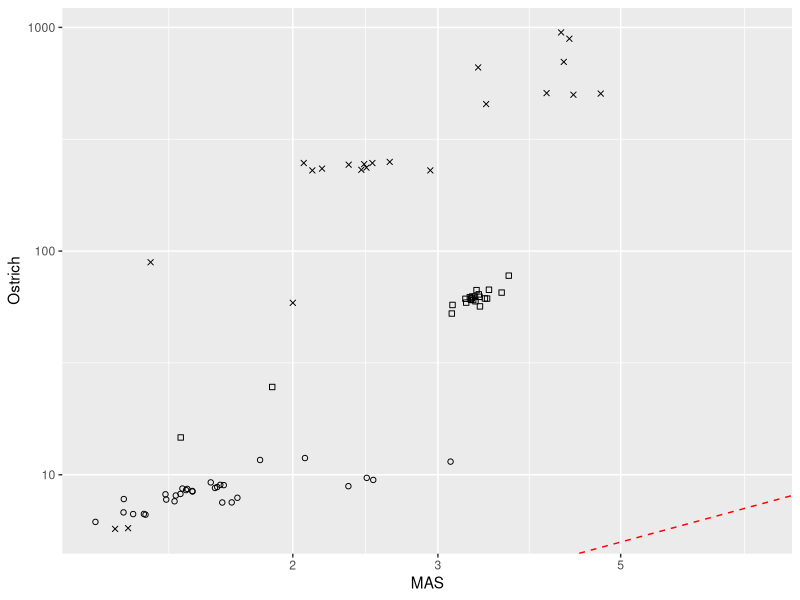

Recreate this plot in R. (Note: this script raises an error after producing the figure.)
library(ggplot2)

real_ostrich <- read.delim("real-ostrich-results.txt")

#get_shape <- function(row_number) {
#  if (row_number <= 30) {
#    return(16)  # Circle
#  } else if (row_number <= 53) {
#    return(15)  # Square
#  } else {
#    return(4)   # X
#  }
#}

library(dplyr)

# Split the data
subset1 <- real_ostrich[1:30, ]
subset2 <- real_ostrich[31:53, ]
subset3 <- real_ostrich[54:77, ]

# Combine subsets
combined_data <- bind_rows(
  mutate(subset1, subset = 1),
  mutate(subset2, subset = 2),
  mutate(subset3, subset = 3)
)

# Create the plot
ggplot(combined_data, aes(x = mas, y = ostrich, shape = factor(subset))) +
  geom_point() +
  geom_abline(intercept = 0, slope = 1, color = "red", linetype = "dashed") +
  #ggtitle("Real Java Application Results") +
  xlab("MAS") +
  ylab("Ostrich") +
  scale_x_log10() +
  scale_y_log10() +
  scale_shape_manual(values = c(1, 0, 4), guide="none")  # Specify shapes

ggplot(real_ostrich, aes(x=mas, y=ostrich, shape=get_shape(rownames(real_ostrich)))) +
  geom_point() +
  geom_abline(intercept=0, slope=1, color="red", linetype="dashed") +
  #ggtitle("Real Java Application Results") +
  xlab("MAS") +
  ylab("Ostrich") +
  scale_x_log10() +
  scale_y_log10()

ggsave("real-ostrich-plot.png", plot=plot_ostrich, device="png")

real_z3 <- read.delim("real-z3-results.txt")

plot_z3 <- ggplot(real_z3, aes(x=mas, y=z3)) +
  geom_point() +
  geom_abline(intercept=0, slope=1, color="red", linetype="dashed") +
  #ggtitle("Real Java Application Results") +
  xlab("MAS") +
  ylab("Z3") +
  scale_x_log10() +
  scale_y_log10()

ggsave("real-z3-plot.png", plot=plot_z3, device="png")

show(plot_z3)
show(plot_ostrich)

beasties <- real_ostrich[1:30,]
jxml2sql <- real_ostrich[31:53,]
mathquiz <- real_ostrich[54:77,]
beastiesBox <- ggplot(data.frame(species = c(rep("mas", nrow(beasties)), rep("ostrich", nrow(beasties))),
                  value = c(beasties$mas, beasties$ostrich)),
       aes(x = species, y = value)) +
  geom_boxplot() +
  labs(x = "Solver", y = "Time(s)") 
  #ggtitle("Beasties Subset (Real)") 
  #facet_wrap(~ species)

ggsave("beasties-box.png", plot=beastiesBox, device ="png")
jxml2sqlBox <- ggplot(data.frame(species = c(rep("mas", nrow(jxml2sql)), rep("ostrich", nrow(jxml2sql))),
  value = c(jxml2sql$mas, jxml2sql$ostrich)), aes(x = species, y = value)) +
  geom_boxplot() +
  labs(x = "Solver", y = "Time(s)") 
  #ggtitle("jxml2sql Subset (Real)") 
#facet_wrap(~ species)

ggsave("jxml2sql-box.png", plot=jxml2sqlBox, device ="png")

mathQuizBox <- ggplot(data.frame(species = c(rep("mas", nrow(mathquiz)), rep("ostrich", nrow(mathquiz))),
  value = c(mathquiz$mas, mathquiz$ostrich)), aes(x = species, y = value)) +
  geom_boxplot() +
  labs(x = "Solver", y = "Time(s)") 
  #ggtitle("MathQuiz Subset (Real)") 
#facet_wrap(~ species)

ggsave("mathquiz-box.png", plot=beastiesBox, device ="png")
